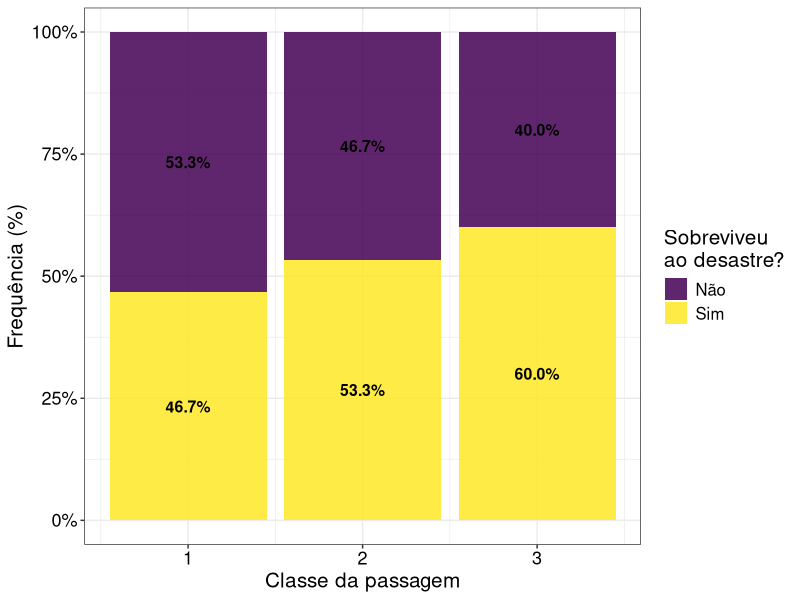

Recreate this plot in R.

# Gráfico de barras empilhadas com rótulos -------------------------------------------------------------------------------------------------
# Autoria do script: Jeanne Franco ---------------------------------------------------------------------------------------------------------
# Data: 03/11/23 ---------------------------------------------------------------------------------------------------------------------------

# Carregar pacotes -------------------------------------------------------------------------------------------------------------------------

library(tidyverse)
library(scales)

# Criar dados ------------------------------------------------------------------------------------------------------------------------------

# Criar um vetor de classes com repetição
classes <- rep(1:3, each = 15)

# Criar um vetor de sobreviventes com valores aleatórios 'sim' e 'não'
sobreviventes <- sample(c('sim', 'não'), length(classes), replace = TRUE)

# Criar um data frame com as duas colunas
data <- data.frame(classe = classes, sobreviventes = sobreviventes)

# Visualizar as primeiras linhas da tabela
view(data)

# Gráfico ----------------------------------------------------------------------------------------------------------------------------------

data %>% 
  group_by(classe, sobreviventes) %>% 
  count() %>% 
  
ggplot(., aes(x = classe, y = n/sum(n)*100, fill = sobreviventes)) + 
  geom_bar(stat = "identity", position = "fill", alpha = 0.85) +
  scale_y_continuous(labels = percent_format()) +
  scale_fill_viridis_d(breaks = c("não", "sim"),
                       labels = c("Não", "Sim")) + 
  geom_text(aes(label = percent(n/sum(n)*3)),
            position = position_fill(vjust = 0.5),
            size = 4, fontface = "bold") +
  labs(y = "Frequência (%)", x = "Classe da passagem", 
       fill = "Sobreviveu \nao desastre?") +
  theme_bw() +
  theme(text = element_text(size = 15, color = "black"),
        axis.text = element_text(color = "black", size = 13))
